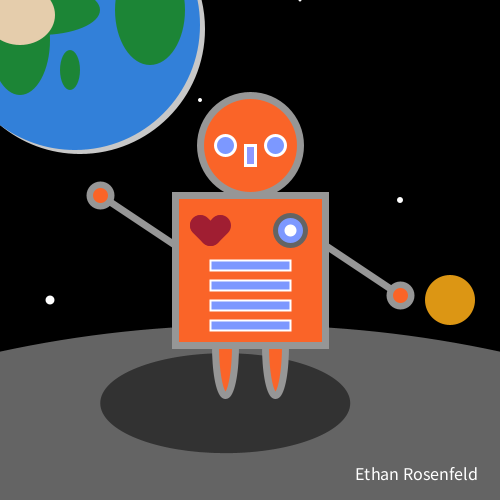
Frame 1 (no input)
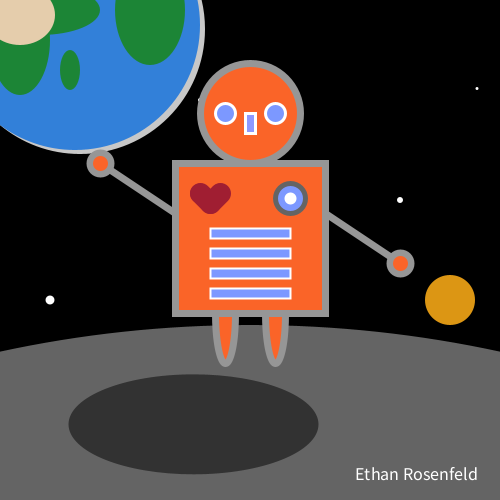
Frame 60 (the mouse pressed at the canvas centre just before this capture)
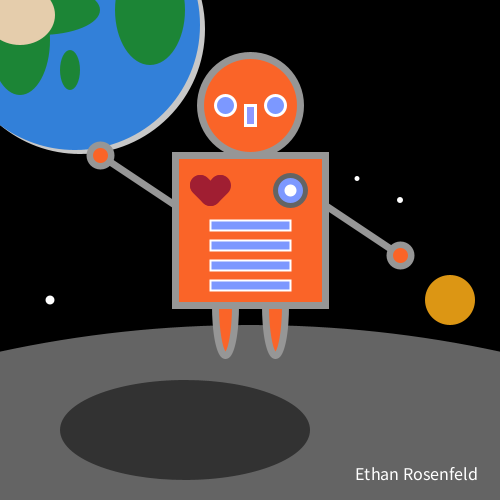
Frame 120 (the mouse held since frame 60 and released just before this capture)

The Processing sketch that drew these frames (run headless with seeded random() and noise(); from frame 60 on, the mouse is pressed at the canvas centre):

// Processing sketch: creature_robot_animated
// ── creature_robot_animated.pde
/*
Ethan Rosenfeld
 6/23/2022
 Robot/Monster but animated
 */

float y_movement = 1;                              // Variables for movement
float star_speed = 3;
float star_coord = 0;

void setup() {
  size(500, 500);
}

void draw() {
  background(0);
  noStroke();
  // Stars
  fill(255, 255, 255);
  circle(star_coord, star_coord/2, 5);            // Moving Stars
  circle(star_coord+200, star_coord-400/2, 7);
  circle(star_coord+300, star_coord/2, 3);
  circle(star_coord+100, star_coord+200/2, 5);
  circle(star_coord-200, star_coord+200/2, 9);
  circle(200, 200, 9);                            // Stationary Stars
  circle(200, 100, 4);
  circle(300, 250, 7);
  circle(400, 200, 6);
  circle(50, 300, 9);
  star_coord+=star_speed;
  if (star_coord > 500) {
    star_coord = 0;
  }

  // Earth
  fill(200, 200, 200);            // Sun glare
  circle(80, 29, 250);

  fill(50, 128, 217);             // Water
  circle(75, 25, 250);

  fill(28, 133, 54);              // Land
  ellipse(20, 40, 60, 110);
  ellipse(40, 10, 120, 50);
  ellipse(70, 70, 20, 40);
  ellipse(150, 10, 70, 110);
  fill(229, 205, 172);
  ellipse(20, 15, 70, 60);

  //Sun
  fill(220, 150, 20);             // Surface
  circle(450, 300, 50);

  // Moon
  fill(100, 100, 100);            // Surface
  circle(250, 1500, 2350);

  fill(50, 50, 50);               // Shadow
  ellipse(30*sin(y_movement)+200, -20*sin(y_movement)+420, 250, 100);

  push();

  translate(0, (30*sin(y_movement)-30));
  y_movement+=0.04;

  // Creature
  stroke(150, 150, 150);          // Legs
  strokeWeight(7);
  fill(250, 100, 40);
  ellipse(225, 350, 20, 100);
  ellipse(275, 350, 20, 100);

  rect(175, 200, 150, 150);       // Body

  circle(250, 150, 100);          // Head
  strokeWeight(3);
  stroke(255, 255, 255);
  fill(142, 152, 255);

  rect(245, 150, 10, 20);         // Nose
  fill(124, 152, 255);

  circle(225, 150, 20);           // Eyes
  circle(275, 150, 20);

  stroke(150, 150, 150);          // Arms
  strokeWeight(7);
  line(175, 250, 100, 200);
  line(325, 250, 400, 300);

  strokeWeight(28);               // Hands
  point(100, 200);
  point(400, 300);
  strokeWeight(15);
  stroke(250, 100, 40);
  point(100, 200);
  point(400, 300);

  noStroke();                     // Heart
  fill(160, 30, 50);
  circle(200, 230, 20);
  circle(220, 230, 20);
  stroke(160, 30, 50);
  strokeWeight(21);
  line(220, 230, 210, 240);
  line(200, 230, 210, 240);

  fill(124, 152, 255);            // Details
  strokeWeight(5);
  stroke(100, 100, 100);
  circle(290, 235, 30);
  stroke(255, 255, 255);
  strokeWeight(12);
  point(290, 235);
  strokeWeight(2);
  for (int i = 0; i < 4; i++) {
    rect(210, 265 + i*20, 80, 10);
  }

  pop();

  // Name
  fill(255);
  textSize(18);
  text("Ethan Rosenfeld", 355, 480);
}
